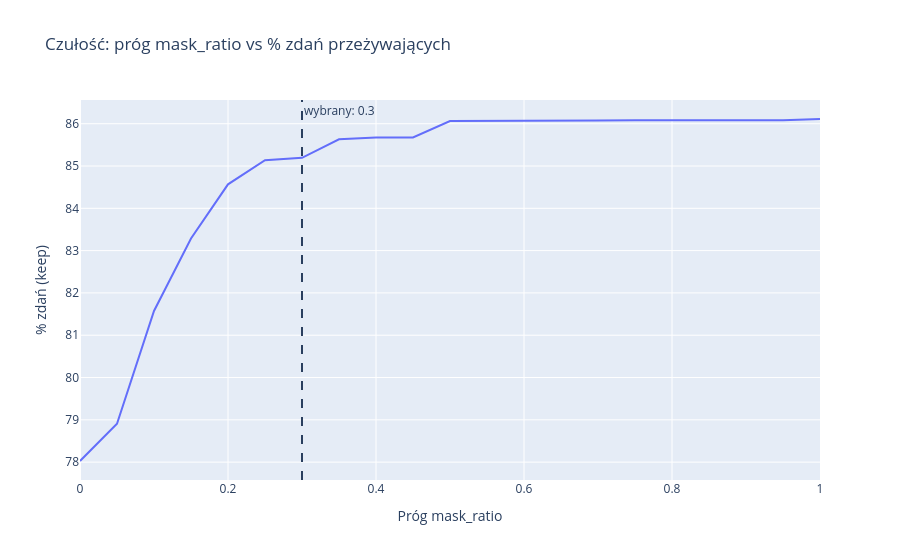
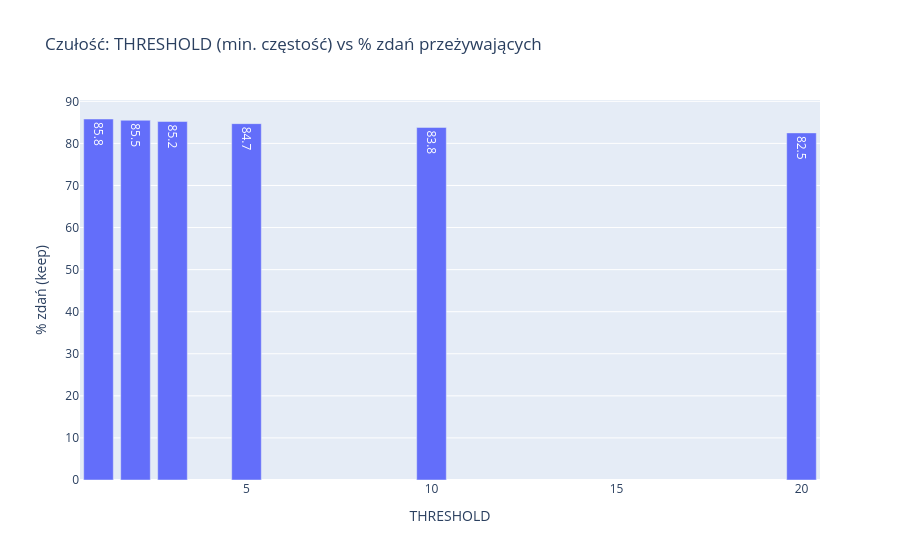

The cell these charts' notebook holds for them, in order:
### Markdown cell above
### Faza 3 — Czułość progów (argumentacja do pracy)

Jak zmieniają się wyniki filtracji przy różnych wartościach `mask_ratio` i `THRESHOLD`?

### Code cell
# Czułość na mask_ratio
ratios = np.arange(0.0, 1.01, 0.05)
survive_pct = []
for r in ratios:
    base_drop = (
        (df["final_wc"] == 0)
        | (df["word_count"] == 1)
        | (df["mask_ratio"] > r)
    )
    survive_pct.append((1 - base_drop.mean()) * 100)

fig = px.line(
    x=ratios, y=survive_pct,
    title="Czułość: próg mask_ratio vs % zdań przeżywających",
    labels={"x": "Próg mask_ratio", "y": "% zdań (keep)"},
)
fig.add_vline(x=MASK_RATIO_THRESHOLD, line_dash="dash", annotation_text=f"wybrany: {MASK_RATIO_THRESHOLD}")
fig.show()

# Czułość na THRESHOLD (min. częstość słowa do zbudowania rare_words)
thresholds = [1, 2, 3, 5, 10, 20]
rows = []
for thr in thresholds:
    rare = {w for w, c in word_freq.items() if c <= thr}
    n_rare = len(rare)
    mr = df["lemmatized"].apply(
        lambda t: sum(1 for w in str(t).split() if w in rare) / max(len(str(t).split()), 1)
    )
    survive = ((mr <= 0.3) & (df["word_count"] > 1) & (df["final_wc"] > 0)).mean() * 100
    rows.append({"THRESHOLD": thr, "rare_words": n_rare, "survive_%": round(survive, 1)})

sens_df = pd.DataFrame(rows)
print(sens_df.to_string(index=False))

fig2 = px.bar(
    sens_df, x="THRESHOLD", y="survive_%",
    title="Czułość: THRESHOLD (min. częstość) vs % zdań przeżywających",
    text="survive_%",
)
fig2.update_yaxes(title_text="% zdań (keep)")
fig2.show()

### Figure 1 — Plotly figure (JSON) as saved in the notebook; plotly's stock layout.template omitted (floating-point values rounded to 4 significant figures)
{"data": [{"hovertemplate": "Próg mask_ratio=%{x}<br>% zdań (keep)=%{y}<extra></extra>", "legendgroup": "", "line": {"color": "#636efa", "dash": "solid"}, "marker": {"symbol": "circle"}, "mode": "lines", "name": "", "orientation": "v", "showlegend": false, "type": "scatter", "x": [0.0, 0.05, 0.1, 0.15, 0.2, 0.25, 0.3, 0.35, 0.4, 0.45, 0.5, 0.55, 0.6, 0.65, 0.7, 0.75, 0.8, 0.85, 0.9, 0.95, 1.0], "xaxis": "x", "y": [78.03, 78.91, 81.57, 83.29, 84.57, 85.14, 85.19, 85.63, 85.67, 85.68, 86.06, 86.06, 86.07, 86.07, 86.08, 86.08, 86.08, 86.08, 86.08, 86.08, 86.11], "yaxis": "y"}], "layout": {"annotations": [{"showarrow": false, "text": "wybrany: 0.3", "x": 0.3, "xanchor": "left", "xref": "x", "y": 1, "yanchor": "top", "yref": "y domain"}], "legend": {"tracegroupgap": 0}, "shapes": [{"line": {"dash": "dash"}, "type": "line", "x0": 0.3, "x1": 0.3, "xref": "x", "y0": 0, "y1": 1, "yref": "y domain"}], "title": {"text": "Czułość: próg mask_ratio vs % zdań przeżywających"}, "xaxis": {"anchor": "y", "domain": [0, 1], "title": {"text": "Próg mask_ratio"}}, "yaxis": {"anchor": "x", "domain": [0, 1], "title": {"text": "% zdań (keep)"}}}}

### Figure 2 — Plotly figure (JSON) as saved in the notebook; plotly's stock layout.template omitted (floating-point values rounded to 4 significant figures)
{"data": [{"hovertemplate": "THRESHOLD=%{x}<br>survive_%=%{text}<extra></extra>", "legendgroup": "", "marker": {"color": "#636efa", "pattern": {"shape": ""}}, "name": "", "orientation": "v", "showlegend": false, "text": [85.8, 85.5, 85.2, 84.7, 83.8, 82.5], "textposition": "auto", "type": "bar", "x": [1, 2, 3, 5, 10, 20], "xaxis": "x", "y": [85.8, 85.5, 85.2, 84.7, 83.8, 82.5], "yaxis": "y"}], "layout": {"barmode": "relative", "legend": {"tracegroupgap": 0}, "title": {"text": "Czułość: THRESHOLD (min. częstość) vs % zdań przeżywających"}, "xaxis": {"anchor": "y", "domain": [0, 1], "title": {"text": "THRESHOLD"}}, "yaxis": {"anchor": "x", "domain": [0, 1], "title": {"text": "% zdań (keep)"}}}}
